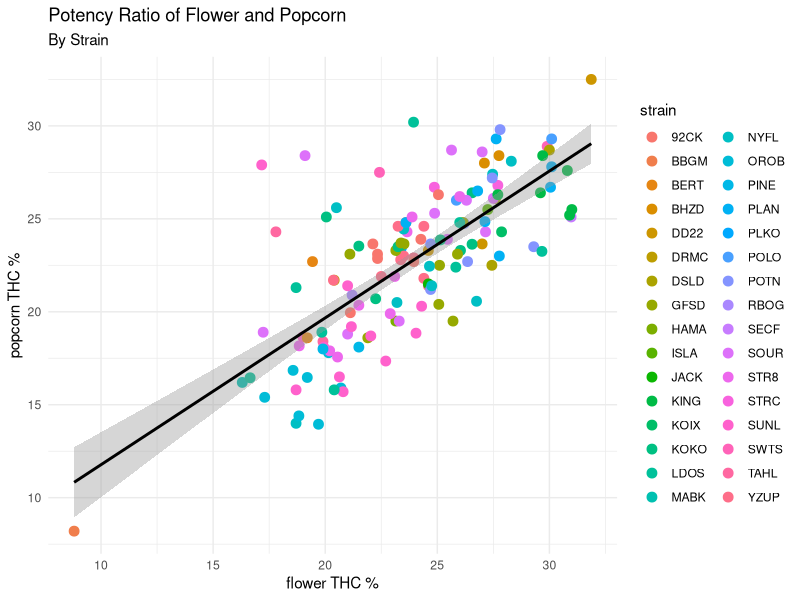
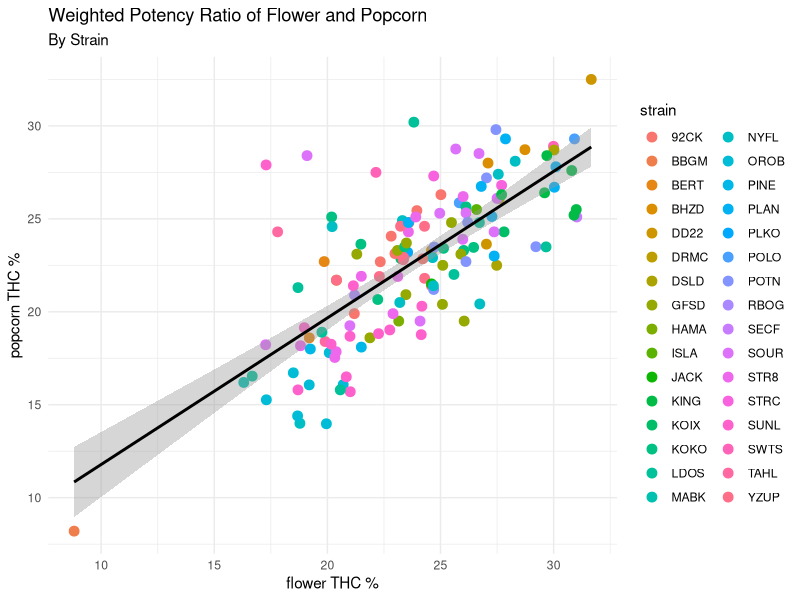
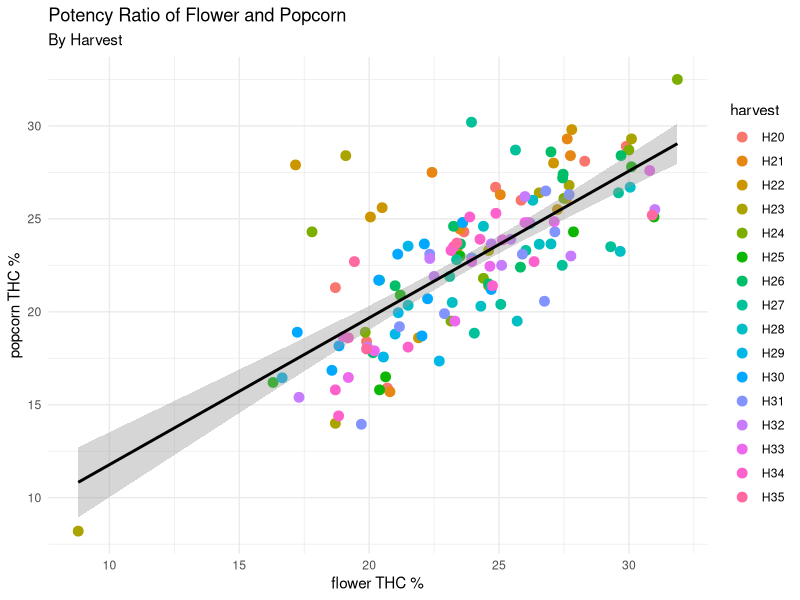
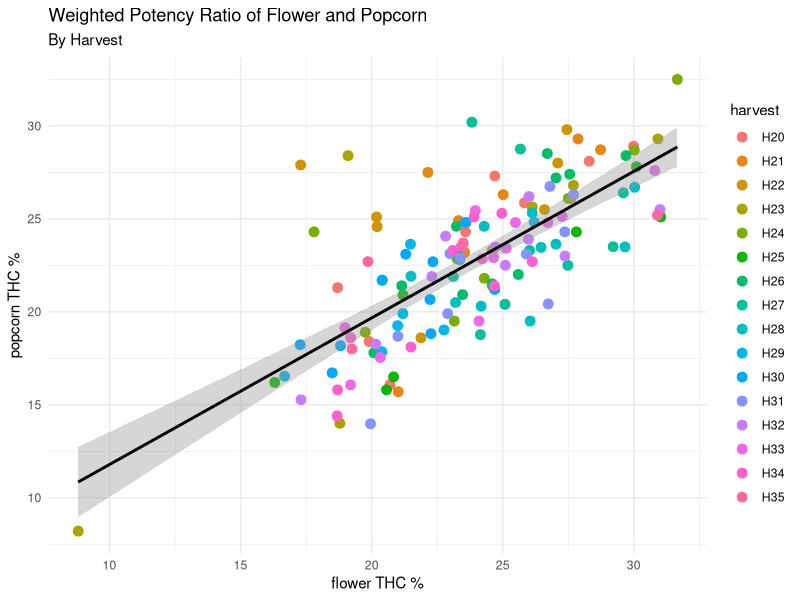

Generate these figures, in order, with R:
library(ggplot2)
library(dplyr)
library(tidyr)
library(readxl)
library(RColorBrewer)


data <- read_xlsx("popvsflower.xlsx", sheet = 1)
data$flower <- data$flower * 100
data$popcorn <- data$popcorn * 100

data_weighted <- read_xlsx("popvsflower_weighted.xlsx", sheet = 1)
data_weighted$flower <- data_weighted$flower * 100
data_weighted$popcorn <- data_weighted$popcorn * 100

#before weights

gg <- ggplot(data, aes(x=flower, y=popcorn)) + 
  geom_point(aes(col=strain), size=3) + 
  geom_smooth(method="lm", col="black", size=1) +
  theme_minimal() + 
  labs(title="Potency Ratio of Flower and Popcorn", subtitle="By Strain", 
       y="popcorn THC %", x="flower THC %")


hh <- ggplot(data, aes(x=flower, y=popcorn)) + 
  geom_point(aes(col=harvest), size=3) + 
  geom_smooth(method="lm", col="black", size=1) +
  theme_minimal() + 
  labs(title="Potency Ratio of Flower and Popcorn", subtitle="By Harvest", 
       y="popcorn THC %", x="flower THC %")

#after weights

ggw <- ggplot(data_weighted, aes(x=flower, y=popcorn)) + 
  geom_point(aes(col=strain), size=3) + 
  geom_smooth(method="lm", col="black", size=1) +
  theme_minimal() + 
  labs(title="Weighted Potency Ratio of Flower and Popcorn", subtitle="By Strain", 
       y="popcorn THC %", x="flower THC %")


hhw <- ggplot(data_weighted, aes(x=flower, y=popcorn)) + 
  geom_point(aes(col=harvest), size=3) + 
  geom_smooth(method="lm", col="black", size=1) +
  theme_minimal() + 
  labs(title="Weighted Potency Ratio of Flower and Popcorn", subtitle="By Harvest", 
       y="popcorn THC %", x="flower THC %")
